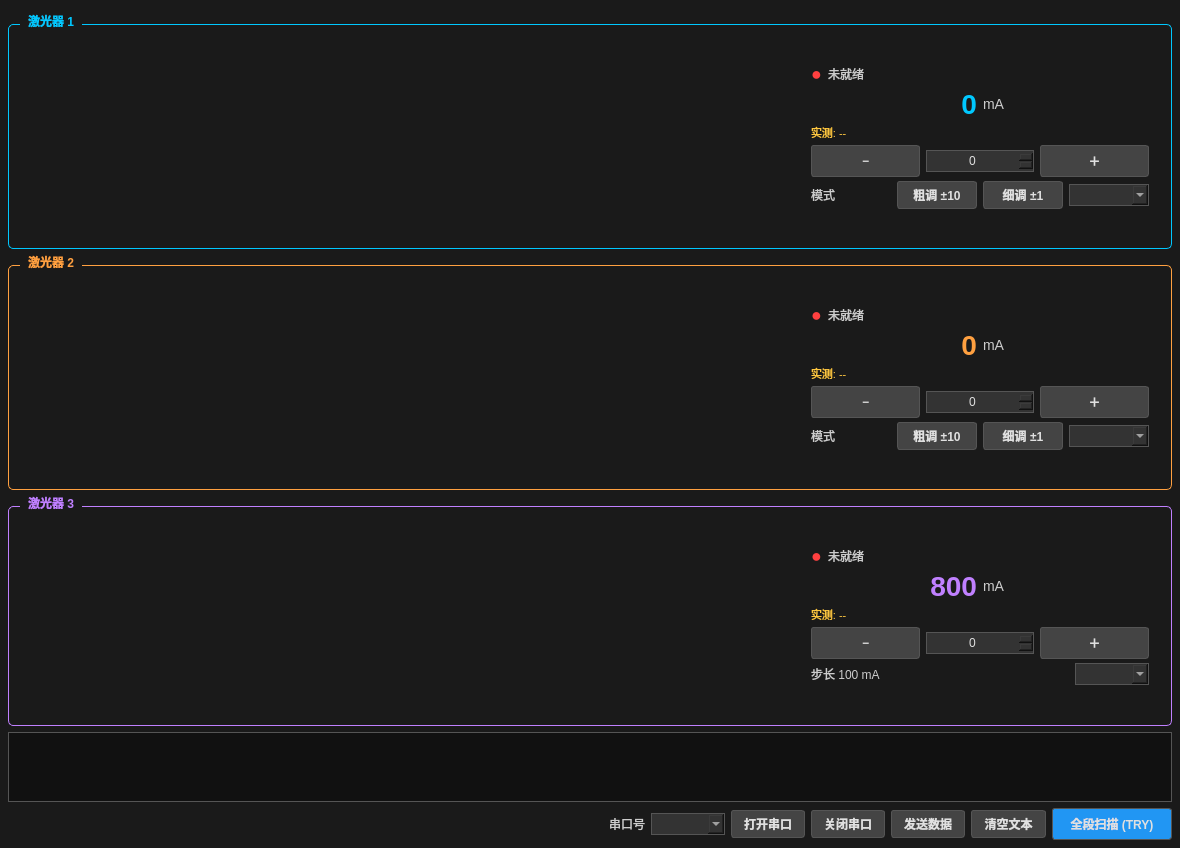
<?xml version="1.0" encoding="UTF-8"?>
<ui version="4.0">
 <class>Widget</class>
 <widget class="QWidget" name="Widget">
  <property name="geometry">
   <rect>
    <x>0</x>
    <y>0</y>
    <width>1180</width>
    <height>820</height>
   </rect>
  </property>
  <property name="windowTitle">
   <string>激光器控制系统</string>
  </property>
  <property name="font">
   <font>
    <family>Arial</family>
   </font>
  </property>
  <property name="styleSheet">
   <string>QWidget { background-color: #1a1a1a; color: #E0E0E0; }
QPushButton { background-color: #444444; color: #E0E0E0; border: 1px solid #555555; border-radius: 3px; padding: 4px 12px; font-weight: bold; }
QPushButton:hover { background-color: #CC5500; color: white; }
QPushButton:disabled { background-color: #2a2a2a; color: #666666; border-color: #333333; }
QGroupBox { color: #FFFFFF; border: 1px solid #555555; border-radius: 5px; margin-top: 10px; padding-top: 16px; font-weight: bold; }
QGroupBox::title { subcontrol-origin: margin; left: 12px; padding: 0 6px; }
QGroupBox#card1 { border: 1px solid #00C8FF; }
QGroupBox#card2 { border: 1px solid #FFA040; }
QGroupBox#card3 { border: 1px solid #C080FF; }
QGroupBox#card1::title { color: #00C8FF; }
QGroupBox#card2::title { color: #FFA040; }
QGroupBox#card3::title { color: #C080FF; }
QComboBox { background-color: #333333; color: #E0E0E0; border: 1px solid #555555; padding: 2px 6px; }
QSpinBox { background-color: #333333; color: #E0E0E0; border: 1px solid #555555; padding: 2px; }
QPlainTextEdit { background-color: #111111; color: #00CC66; border: 1px solid #555555; }
QLabel { color: #CCCCCC; }
QLabel#bigCurrent1 { color: #00C8FF; font-size: 28px; font-weight: bold; }
QLabel#bigCurrent2 { color: #FFA040; font-size: 28px; font-weight: bold; }
QLabel#bigCurrent3 { color: #C080FF; font-size: 28px; font-weight: bold; }
QLabel#measuredLabel1, QLabel#measuredLabel2, QLabel#measuredLabel3 { color: #FFC840; font-size: 11px; }
QLabel#reasonLabel1, QLabel#reasonLabel2, QLabel#reasonLabel3 { color: #FF6060; font-size: 11px; font-style: italic; }
QLabel#ledLabel1, QLabel#ledLabel2, QLabel#ledLabel3 { font-size: 18px; font-weight: bold; }
QPushButton#tryButton { background-color: #2196F3; }
QPushButton#tryButton:hover { background-color: #CC5500; }</string>
  </property>
  <layout class="QVBoxLayout" name="rootLayout">
   <property name="spacing">
    <number>6</number>
   </property>
   <property name="leftMargin">
    <number>8</number>
   </property>
   <property name="topMargin">
    <number>8</number>
   </property>
   <property name="rightMargin">
    <number>8</number>
   </property>
   <property name="bottomMargin">
    <number>8</number>
   </property>

   <item>
    <widget class="QWidget" name="titleBar" native="true">
     <property name="visible"><bool>false</bool></property>
    </widget>
   </item>

   <item>
    <widget class="QGroupBox" name="card1">
     <property name="title"><string>激光器 1</string></property>
     <layout class="QHBoxLayout" name="card1Layout">
      <property name="spacing"><number>8</number></property>
      <item>
       <widget class="LaserChart" name="chartWidget1" native="true">
        <property name="minimumSize"><size><width>0</width><height>180</height></size></property>
       </widget>
      </item>
      <item>
       <widget class="QWidget" name="ctrl1Wrap" native="true">
        <property name="minimumSize"><size><width>320</width><height>0</height></size></property>
        <property name="maximumSize"><size><width>360</width><height>16777215</height></size></property>
        <layout class="QVBoxLayout" name="ctrl1Layout">
         <property name="spacing"><number>4</number></property>
         <item>
          <layout class="QHBoxLayout" name="status1Row">
           <item><widget class="QLabel" name="ledLabel1"><property name="text"><string>●</string></property><property name="styleSheet"><string>color: #FF4040;</string></property></widget></item>
           <item><widget class="QLabel" name="laser1StatusLabel"><property name="text"><string>未就绪</string></property></widget></item>
           <item><spacer name="s1"><property name="orientation"><enum>Qt::Horizontal</enum></property><property name="sizeHint" stdset="0"><size><width>20</width><height>10</height></size></property></spacer></item>
          </layout>
         </item>
         <item>
          <layout class="QHBoxLayout" name="big1Row">
           <item><widget class="QLabel" name="bigCurrent1"><property name="text"><string>0</string></property><property name="alignment"><set>Qt::AlignRight|Qt::AlignVCenter</set></property></widget></item>
           <item><widget class="QLabel" name="unit1"><property name="text"><string>mA</string></property><property name="styleSheet"><string>font-size:14px;</string></property></widget></item>
          </layout>
         </item>
         <item>
          <widget class="QLabel" name="measuredLabel1"><property name="text"><string>实测: --</string></property></widget>
         </item>
         <item>
          <layout class="QHBoxLayout" name="step1Row">
           <item><widget class="QPushButton" name="laser1DownBtn"><property name="text"><string>−</string></property><property name="minimumSize"><size><width>40</width><height>32</height></size></property></widget></item>
           <item><widget class="QSpinBox" name="laser1spinbox"><property name="alignment"><set>Qt::AlignHCenter</set></property></widget></item>
           <item><widget class="QPushButton" name="laser1UpBtn"><property name="text"><string>＋</string></property><property name="minimumSize"><size><width>40</width><height>32</height></size></property></widget></item>
          </layout>
         </item>
         <item>
          <layout class="QHBoxLayout" name="mode1Row">
           <item><widget class="QLabel" name="mode1Title"><property name="text"><string>模式</string></property></widget></item>
           <item><widget class="QPushButton" name="laser1CoarseBtn"><property name="text"><string>粗调 ±10</string></property><property name="checkable"><bool>true</bool></property></widget></item>
           <item><widget class="QPushButton" name="laser1FineBtn"><property name="text"><string>细调 ±1</string></property><property name="checkable"><bool>true</bool></property></widget></item>
           <item><widget class="QComboBox" name="laser1ModeCb"><property name="visible"><bool>false</bool></property></widget></item>
          </layout>
         </item>
         <item>
          <widget class="QLabel" name="reasonLabel1"><property name="text"><string/></property><property name="wordWrap"><bool>true</bool></property></widget>
         </item>
         <item><spacer name="vs1"><property name="orientation"><enum>Qt::Vertical</enum></property><property name="sizeHint" stdset="0"><size><width>10</width><height>10</height></size></property></spacer></item>
        </layout>
       </widget>
      </item>
     </layout>
    </widget>
   </item>

   <item>
    <widget class="QGroupBox" name="card2">
     <property name="title"><string>激光器 2</string></property>
     <layout class="QHBoxLayout" name="card2Layout">
      <property name="spacing"><number>8</number></property>
      <item>
       <widget class="LaserChart" name="chartWidget2" native="true">
        <property name="minimumSize"><size><width>0</width><height>180</height></size></property>
       </widget>
      </item>
      <item>
       <widget class="QWidget" name="ctrl2Wrap" native="true">
        <property name="minimumSize"><size><width>320</width><height>0</height></size></property>
        <property name="maximumSize"><size><width>360</width><height>16777215</height></size></property>
        <layout class="QVBoxLayout" name="ctrl2Layout">
         <property name="spacing"><number>4</number></property>
         <item>
          <layout class="QHBoxLayout" name="status2Row">
           <item><widget class="QLabel" name="ledLabel2"><property name="text"><string>●</string></property><property name="styleSheet"><string>color: #FF4040;</string></property></widget></item>
           <item><widget class="QLabel" name="laser2StatusLabel"><property name="text"><string>未就绪</string></property></widget></item>
           <item><spacer name="s2"><property name="orientation"><enum>Qt::Horizontal</enum></property><property name="sizeHint" stdset="0"><size><width>20</width><height>10</height></size></property></spacer></item>
          </layout>
         </item>
         <item>
          <layout class="QHBoxLayout" name="big2Row">
           <item><widget class="QLabel" name="bigCurrent2"><property name="text"><string>0</string></property><property name="alignment"><set>Qt::AlignRight|Qt::AlignVCenter</set></property></widget></item>
           <item><widget class="QLabel" name="unit2"><property name="text"><string>mA</string></property><property name="styleSheet"><string>font-size:14px;</string></property></widget></item>
          </layout>
         </item>
         <item>
          <widget class="QLabel" name="measuredLabel2"><property name="text"><string>实测: --</string></property></widget>
         </item>
         <item>
          <layout class="QHBoxLayout" name="step2Row">
           <item><widget class="QPushButton" name="laser2DownBtn"><property name="text"><string>−</string></property><property name="minimumSize"><size><width>40</width><height>32</height></size></property></widget></item>
           <item><widget class="QSpinBox" name="laser2spinbox"><property name="alignment"><set>Qt::AlignHCenter</set></property></widget></item>
           <item><widget class="QPushButton" name="laser2UpBtn"><property name="text"><string>＋</string></property><property name="minimumSize"><size><width>40</width><height>32</height></size></property></widget></item>
          </layout>
         </item>
         <item>
          <layout class="QHBoxLayout" name="mode2Row">
           <item><widget class="QLabel" name="mode2Title"><property name="text"><string>模式</string></property></widget></item>
           <item><widget class="QPushButton" name="laser2CoarseBtn"><property name="text"><string>粗调 ±10</string></property><property name="checkable"><bool>true</bool></property></widget></item>
           <item><widget class="QPushButton" name="laser2FineBtn"><property name="text"><string>细调 ±1</string></property><property name="checkable"><bool>true</bool></property></widget></item>
           <item><widget class="QComboBox" name="laser2ModeCb"><property name="visible"><bool>false</bool></property></widget></item>
          </layout>
         </item>
         <item>
          <widget class="QLabel" name="reasonLabel2"><property name="text"><string/></property><property name="wordWrap"><bool>true</bool></property></widget>
         </item>
         <item><spacer name="vs2"><property name="orientation"><enum>Qt::Vertical</enum></property><property name="sizeHint" stdset="0"><size><width>10</width><height>10</height></size></property></spacer></item>
        </layout>
       </widget>
      </item>
     </layout>
    </widget>
   </item>

   <item>
    <widget class="QGroupBox" name="card3">
     <property name="title"><string>激光器 3</string></property>
     <layout class="QHBoxLayout" name="card3Layout">
      <property name="spacing"><number>8</number></property>
      <item>
       <widget class="LaserChart" name="chartWidget3" native="true">
        <property name="minimumSize"><size><width>0</width><height>180</height></size></property>
       </widget>
      </item>
      <item>
       <widget class="QWidget" name="ctrl3Wrap" native="true">
        <property name="minimumSize"><size><width>320</width><height>0</height></size></property>
        <property name="maximumSize"><size><width>360</width><height>16777215</height></size></property>
        <layout class="QVBoxLayout" name="ctrl3Layout">
         <property name="spacing"><number>4</number></property>
         <item>
          <layout class="QHBoxLayout" name="status3Row">
           <item><widget class="QLabel" name="ledLabel3"><property name="text"><string>●</string></property><property name="styleSheet"><string>color: #FF4040;</string></property></widget></item>
           <item><widget class="QLabel" name="laser3StatusLabel"><property name="text"><string>未就绪</string></property></widget></item>
           <item><spacer name="s3"><property name="orientation"><enum>Qt::Horizontal</enum></property><property name="sizeHint" stdset="0"><size><width>20</width><height>10</height></size></property></spacer></item>
          </layout>
         </item>
         <item>
          <layout class="QHBoxLayout" name="big3Row">
           <item><widget class="QLabel" name="bigCurrent3"><property name="text"><string>800</string></property><property name="alignment"><set>Qt::AlignRight|Qt::AlignVCenter</set></property></widget></item>
           <item><widget class="QLabel" name="unit3"><property name="text"><string>mA</string></property><property name="styleSheet"><string>font-size:14px;</string></property></widget></item>
          </layout>
         </item>
         <item>
          <widget class="QLabel" name="measuredLabel3"><property name="text"><string>实测: --</string></property></widget>
         </item>
         <item>
          <layout class="QHBoxLayout" name="step3Row">
           <item><widget class="QPushButton" name="laser3DownBtn"><property name="text"><string>−</string></property><property name="minimumSize"><size><width>40</width><height>32</height></size></property></widget></item>
           <item><widget class="QSpinBox" name="laser3spinbox"><property name="alignment"><set>Qt::AlignHCenter</set></property></widget></item>
           <item><widget class="QPushButton" name="laser3UpBtn"><property name="text"><string>＋</string></property><property name="minimumSize"><size><width>40</width><height>32</height></size></property></widget></item>
          </layout>
         </item>
         <item>
          <layout class="QHBoxLayout" name="mode3Row">
           <item><widget class="QLabel" name="mode3Title"><property name="text"><string>步长 100 mA</string></property></widget></item>
           <item><spacer name="s3b"><property name="orientation"><enum>Qt::Horizontal</enum></property><property name="sizeHint" stdset="0"><size><width>20</width><height>10</height></size></property></spacer></item>
           <item><widget class="QComboBox" name="laser3ModeCb"><property name="visible"><bool>false</bool></property></widget></item>
          </layout>
         </item>
         <item>
          <widget class="QLabel" name="reasonLabel3"><property name="text"><string/></property><property name="wordWrap"><bool>true</bool></property></widget>
         </item>
         <item><spacer name="vs3"><property name="orientation"><enum>Qt::Vertical</enum></property><property name="sizeHint" stdset="0"><size><width>10</width><height>10</height></size></property></spacer></item>
        </layout>
       </widget>
      </item>
     </layout>
    </widget>
   </item>

   <item>
    <widget class="QPlainTextEdit" name="receiveEdit">
     <property name="minimumSize"><size><width>0</width><height>70</height></size></property>
     <property name="maximumSize"><size><width>16777215</width><height>90</height></size></property>
     <property name="readOnly"><bool>true</bool></property>
    </widget>
   </item>

   <item>
    <layout class="QHBoxLayout" name="serialRow">
     <item><spacer name="sp1"><property name="orientation"><enum>Qt::Horizontal</enum></property><property name="sizeHint" stdset="0"><size><width>40</width><height>20</height></size></property></spacer></item>
     <item><widget class="QLabel" name="label"><property name="text"><string>串口号</string></property></widget></item>
     <item><widget class="QComboBox" name="serialCb"/></item>
     <item><widget class="QPushButton" name="openBt"><property name="text"><string>打开串口</string></property></widget></item>
     <item><widget class="QPushButton" name="closeBt"><property name="text"><string>关闭串口</string></property></widget></item>
     <item><widget class="QPushButton" name="sendBt"><property name="text"><string>发送数据</string></property><property name="visible"><bool>false</bool></property></widget></item>
     <item><widget class="QPushButton" name="clearBt"><property name="text"><string>清空文本</string></property></widget></item>
     <item><widget class="QPushButton" name="tryButton"><property name="minimumSize"><size><width>120</width><height>32</height></size></property><property name="text"><string>全段扫描 (TRY)</string></property></widget></item>
    </layout>
   </item>

  </layout>
 </widget>
 <layoutdefault spacing="6" margin="11"/>
 <customwidgets>
  <customwidget>
   <class>LaserChart</class>
   <extends>QWidget</extends>
   <header>laserchart.h</header>
   <container>1</container>
  </customwidget>
 </customwidgets>
 <resources/>
 <connections/>
</ui>
